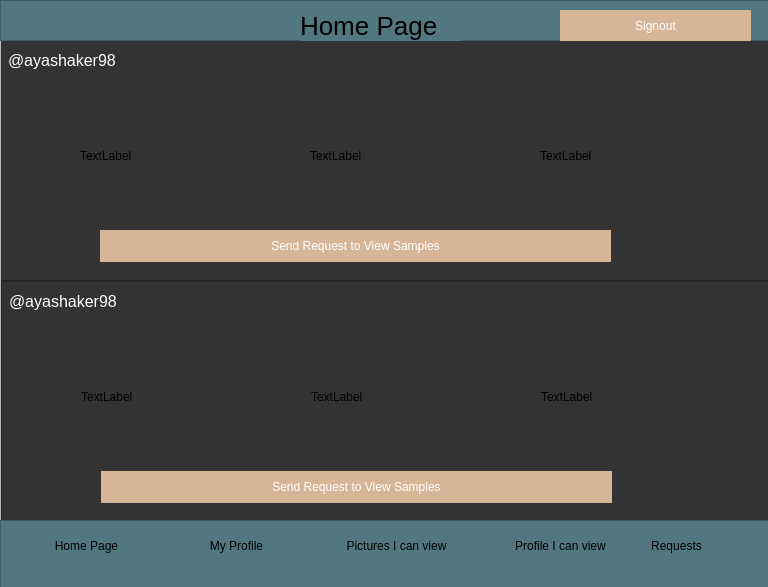
<?xml version="1.0" encoding="UTF-8"?>
<ui version="4.0">
 <class>homepage2</class>
 <widget class="QWidget" name="homepage2">
  <property name="geometry">
   <rect>
    <x>0</x>
    <y>0</y>
    <width>768</width>
    <height>587</height>
   </rect>
  </property>
  <property name="windowTitle">
   <string>Form</string>
  </property>
  <widget class="QScrollArea" name="scrollArea">
   <property name="geometry">
    <rect>
     <x>0</x>
     <y>40</y>
     <width>771</width>
     <height>491</height>
    </rect>
   </property>
   <property name="widgetResizable">
    <bool>true</bool>
   </property>
   <widget class="QWidget" name="scrollContents">
    <property name="geometry">
     <rect>
      <x>0</x>
      <y>0</y>
      <width>769</width>
      <height>489</height>
     </rect>
    </property>
    <widget class="QFrame" name="frame_3">
     <property name="geometry">
      <rect>
       <x>-1</x>
       <y>-1</y>
       <width>771</width>
       <height>241</height>
      </rect>
     </property>
     <property name="styleSheet">
      <string notr="true">QFrame
{
background:#333;
}</string>
     </property>
     <property name="frameShape">
      <enum>QFrame::StyledPanel</enum>
     </property>
     <property name="frameShadow">
      <enum>QFrame::Raised</enum>
     </property>
     <widget class="QLabel" name="label_2">
      <property name="geometry">
       <rect>
        <x>8</x>
        <y>5</y>
        <width>131</width>
        <height>31</height>
       </rect>
      </property>
      <property name="styleSheet">
       <string notr="true">QLabel
{
color:white;
font-size:16px;
}</string>
      </property>
      <property name="text">
       <string>@ayashaker98</string>
      </property>
     </widget>
     <widget class="QLabel" name="label_3">
      <property name="geometry">
       <rect>
        <x>80</x>
        <y>55</y>
        <width>141</width>
        <height>121</height>
       </rect>
      </property>
      <property name="text">
       <string>TextLabel</string>
      </property>
     </widget>
     <widget class="QLabel" name="label_4">
      <property name="geometry">
       <rect>
        <x>310</x>
        <y>55</y>
        <width>141</width>
        <height>121</height>
       </rect>
      </property>
      <property name="text">
       <string>TextLabel</string>
      </property>
     </widget>
     <widget class="QLabel" name="label_5">
      <property name="geometry">
       <rect>
        <x>540</x>
        <y>55</y>
        <width>141</width>
        <height>121</height>
       </rect>
      </property>
      <property name="text">
       <string>TextLabel</string>
      </property>
     </widget>
     <widget class="QPushButton" name="pushButton_5">
      <property name="geometry">
       <rect>
        <x>100</x>
        <y>190</y>
        <width>511</width>
        <height>32</height>
       </rect>
      </property>
      <property name="styleSheet">
       <string notr="true">QPushButton
{
background:rgb(214,182,151);
border-radius:60px;
color:white;
}
QPushButton:hover
{
background:argb(214,182,151);
border-radius:60px;
color:white;
}</string>
      </property>
      <property name="text">
       <string>Send Request to View Samples</string>
      </property>
     </widget>
    </widget>
    <widget class="QFrame" name="frame_4">
     <property name="geometry">
      <rect>
       <x>0</x>
       <y>240</y>
       <width>771</width>
       <height>251</height>
      </rect>
     </property>
     <property name="frameShape">
      <enum>QFrame::StyledPanel</enum>
     </property>
     <property name="frameShadow">
      <enum>QFrame::Raised</enum>
     </property>
     <widget class="QFrame" name="frame_5">
      <property name="geometry">
       <rect>
        <x>0</x>
        <y>0</y>
        <width>771</width>
        <height>241</height>
       </rect>
      </property>
      <property name="styleSheet">
       <string notr="true">QFrame
{
background:#333;
}</string>
      </property>
      <property name="frameShape">
       <enum>QFrame::StyledPanel</enum>
      </property>
      <property name="frameShadow">
       <enum>QFrame::Raised</enum>
      </property>
      <widget class="QLabel" name="label_6">
       <property name="geometry">
        <rect>
         <x>8</x>
         <y>5</y>
         <width>131</width>
         <height>31</height>
        </rect>
       </property>
       <property name="styleSheet">
        <string notr="true">QLabel
{
color:white;
font-size:16px;
}</string>
       </property>
       <property name="text">
        <string>@ayashaker98</string>
       </property>
      </widget>
      <widget class="QLabel" name="label_7">
       <property name="geometry">
        <rect>
         <x>80</x>
         <y>55</y>
         <width>141</width>
         <height>121</height>
        </rect>
       </property>
       <property name="text">
        <string>TextLabel</string>
       </property>
      </widget>
      <widget class="QLabel" name="label_8">
       <property name="geometry">
        <rect>
         <x>310</x>
         <y>55</y>
         <width>141</width>
         <height>121</height>
        </rect>
       </property>
       <property name="text">
        <string>TextLabel</string>
       </property>
      </widget>
      <widget class="QLabel" name="label_9">
       <property name="geometry">
        <rect>
         <x>540</x>
         <y>55</y>
         <width>141</width>
         <height>121</height>
        </rect>
       </property>
       <property name="text">
        <string>TextLabel</string>
       </property>
      </widget>
      <widget class="QPushButton" name="pushButton_6">
       <property name="geometry">
        <rect>
         <x>100</x>
         <y>190</y>
         <width>511</width>
         <height>32</height>
        </rect>
       </property>
       <property name="styleSheet">
        <string notr="true">QPushButton
{
background:rgb(214,182,151);
border-radius:60px;
color:white;
}
QPushButton:hover
{
background:argb(214,182,151);
border-radius:60px;
color:white;
}</string>
       </property>
       <property name="text">
        <string>Send Request to View Samples</string>
       </property>
      </widget>
     </widget>
    </widget>
   </widget>
  </widget>
  <widget class="QFrame" name="frame">
   <property name="geometry">
    <rect>
     <x>0</x>
     <y>520</y>
     <width>771</width>
     <height>71</height>
    </rect>
   </property>
   <property name="styleSheet">
    <string notr="true">QFrame
{
background:rgb(81,119,128);
}</string>
   </property>
   <property name="frameShape">
    <enum>QFrame::StyledPanel</enum>
   </property>
   <property name="frameShadow">
    <enum>QFrame::Raised</enum>
   </property>
   <widget class="QPushButton" name="pushButton">
    <property name="geometry">
     <rect>
      <x>30</x>
      <y>10</y>
      <width>113</width>
      <height>32</height>
     </rect>
    </property>
    <property name="styleSheet">
     <string notr="true">
QPushButton
{
background:rgb(81,119,128);
border-radius:60px;
color:black;
}
QPushButton:hover
{
background:argb(214,182,151);
border-radius:60px;
color:white;
}</string>
    </property>
    <property name="text">
     <string>Home Page</string>
    </property>
   </widget>
   <widget class="QPushButton" name="pushButton_2">
    <property name="geometry">
     <rect>
      <x>180</x>
      <y>10</y>
      <width>113</width>
      <height>32</height>
     </rect>
    </property>
    <property name="styleSheet">
     <string notr="true">
QPushButton
{
background:rgb(81,119,128);
border-radius:60px;
color:black;
}
QPushButton:hover
{
background:argb(214,182,151);
border-radius:60px;
color:white;
}</string>
    </property>
    <property name="text">
     <string>My Profile</string>
    </property>
   </widget>
   <widget class="QPushButton" name="pushButton_3">
    <property name="geometry">
     <rect>
      <x>340</x>
      <y>10</y>
      <width>113</width>
      <height>32</height>
     </rect>
    </property>
    <property name="styleSheet">
     <string notr="true">
QPushButton
{
background:rgb(81,119,128);
border-radius:60px;
color:black;
}
QPushButton:hover
{
background:argb(214,182,151);
border-radius:60px;
color:white;
}</string>
    </property>
    <property name="text">
     <string>Pictures I can view</string>
    </property>
   </widget>
   <widget class="QPushButton" name="pushButton_4">
    <property name="geometry">
     <rect>
      <x>620</x>
      <y>10</y>
      <width>113</width>
      <height>32</height>
     </rect>
    </property>
    <property name="styleSheet">
     <string notr="true">
QPushButton
{
background:rgb(81,119,128);
border-radius:60px;
color:black;
}
QPushButton:hover
{
background:argb(214,182,151);
border-radius:60px;
color:white;
}</string>
    </property>
    <property name="text">
     <string>Requests</string>
    </property>
   </widget>
   <widget class="QPushButton" name="pushButton_18">
    <property name="geometry">
     <rect>
      <x>490</x>
      <y>10</y>
      <width>141</width>
      <height>31</height>
     </rect>
    </property>
    <property name="styleSheet">
     <string notr="true">
QPushButton
{
background:rgb(81,119,128);
border-radius:60px;
color:black;
}
QPushButton:hover
{
background:argb(214,182,151);
border-radius:60px;
color:white;
}</string>
    </property>
    <property name="text">
     <string>Profile I can view</string>
    </property>
   </widget>
  </widget>
  <widget class="QFrame" name="frame_2">
   <property name="geometry">
    <rect>
     <x>0</x>
     <y>0</y>
     <width>771</width>
     <height>41</height>
    </rect>
   </property>
   <property name="styleSheet">
    <string notr="true">QFrame
{
background:rgb(81,119,128);
}</string>
   </property>
   <property name="frameShape">
    <enum>QFrame::StyledPanel</enum>
   </property>
   <property name="frameShadow">
    <enum>QFrame::Raised</enum>
   </property>
   <widget class="QLabel" name="label">
    <property name="geometry">
     <rect>
      <x>300</x>
      <y>10</y>
      <width>161</width>
      <height>31</height>
     </rect>
    </property>
    <property name="styleSheet">
     <string notr="true">#label
{
font-size:26px;
}</string>
    </property>
    <property name="text">
     <string>Home Page</string>
    </property>
   </widget>
   <widget class="QPushButton" name="Signup">
    <property name="geometry">
     <rect>
      <x>560</x>
      <y>10</y>
      <width>191</width>
      <height>31</height>
     </rect>
    </property>
    <property name="styleSheet">
     <string notr="true">QPushButton
{
background:rgb(214,182,151);
border-radius:60px;
color:white;
}
QPushButton:hover
{
background:argb(214,182,151);
border-radius:60px;
color:white;
}</string>
    </property>
    <property name="text">
     <string>Signout</string>
    </property>
   </widget>
  </widget>
 </widget>
 <resources/>
 <connections/>
</ui>
